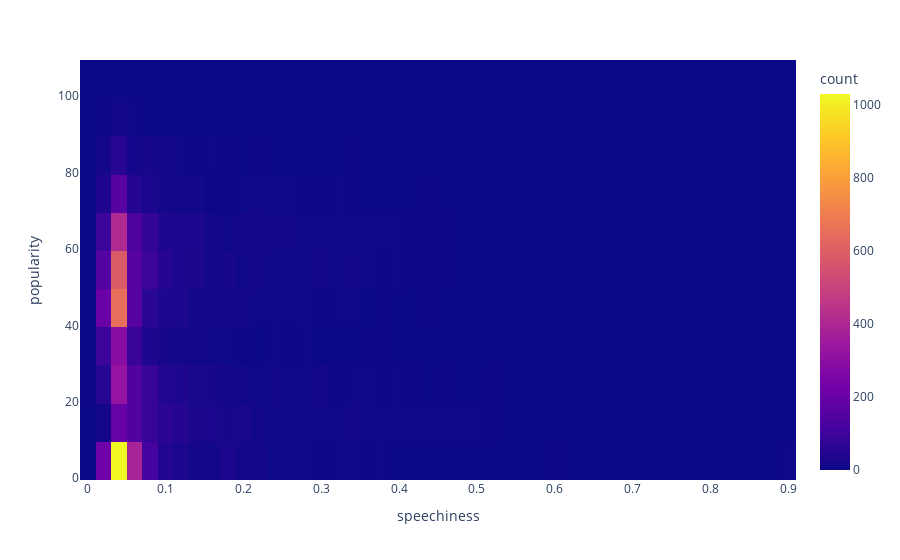

Source (notebook cell):
### Code cell
px.density_heatmap(cdf, x='speechiness', y='popularity')

### Figure 1 — Plotly figure (JSON) as saved in the notebook; plotly's stock layout.template omitted (floating-point values rounded to 4 significant figures; data arrays with more than 128 entries replaced by an {"elided": "..."} marker saying what was removed)
{"data": [{"coloraxis": "coloraxis", "hovertemplate": "speechiness=%{x}<br>popularity=%{y}<br>count=%{z}<extra></extra>", "name": "", "type": "histogram2d", "x": {"elided": "8000 float values"}, "xaxis": "x", "xbingroup": "x", "y": {"elided": "8000 int values"}, "yaxis": "y", "ybingroup": "y"}], "layout": {"coloraxis": {"colorbar": {"title": {"text": "count"}}, "colorscale": [[0, "#0d0887"], [0.1111, "#46039f"], [0.2222, "#7201a8"], [0.3333, "#9c179e"], [0.4444, "#bd3786"], [0.5556, "#d8576b"], [0.6667, "#ed7953"], [0.7778, "#fb9f3a"], [0.8889, "#fdca26"], [1, "#f0f921"]]}, "legend": {"tracegroupgap": 0}, "margin": {"t": 60}, "xaxis": {"anchor": "y", "domain": [0, 1], "title": {"text": "speechiness"}}, "yaxis": {"anchor": "x", "domain": [0, 1], "title": {"text": "popularity"}}}}
